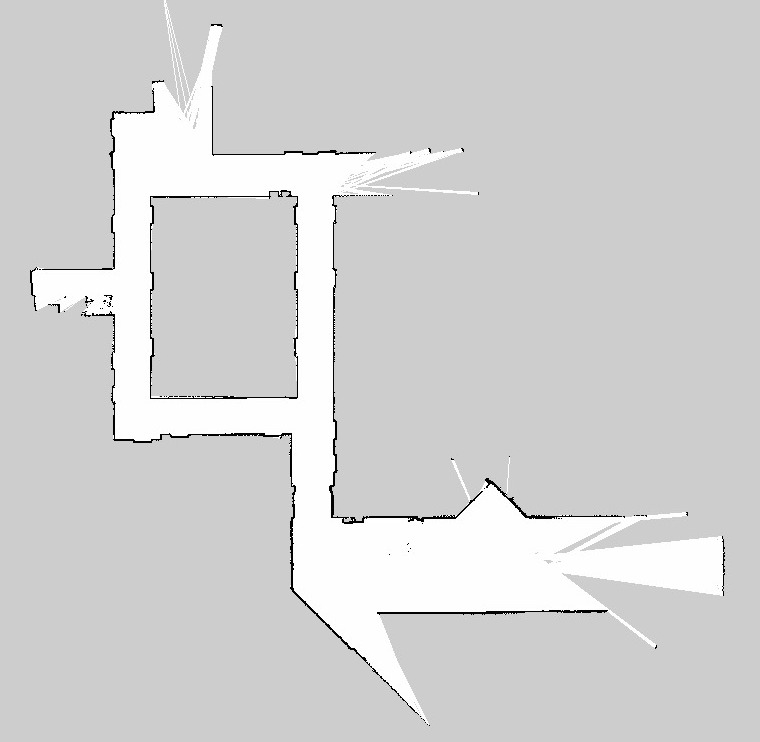
#> input picture knoy_demo_track.jpg, 760 x 742 px, found by its file name
$ python prm.py
#> lines starting #> are read from the running program, lines starting #| are printed output that depends on the picture
# The Graph class is inspired by ChatGPT
# and the dijkstra function is inspired by
# GeeksForGeeks
# imports
import sys
import cv2
import pickle
import numpy as np
import matplotlib.pyplot as plt
from scipy.spatial.distance import euclidean

# class PRM
class PRM:

    def __init__(self, vertices, track):
        self.vertices = vertices
        self.track = track
        self.adj_matrix = np.zeros((len(vertices), len(vertices)))

    # add edges between two vertices in the adjacency matrix
    def add_edge(self, v1, v2, weight):
        self.adj_matrix[v1][v2] = weight
        self.adj_matrix[v2][v1] = weight

    # calculate euclidean distance between two vertices
    def euclidean_distance(self, v1, v2):
        return euclidean(self.vertices[v1], self.vertices[v2])

    # create the graph
    def create_graph(self):
        # traverse each vertex
        for i in range(len(self.vertices)):
            # combinations with every other vertex
            for j in range(i+1, len(self.vertices)):
                # check if there is a valid edge between two vertices
                if self.is_valid_edge(i, j):
                    # calculate the euclidean distance
                    weight = self.euclidean_distance(i, j)
                    # add the edge in the graph
                    self.add_edge(i, j, weight)

    # function to check if an edge is valid
    def is_valid_edge(self, v1, v2):
        # get points in the line from one vertex to the other
        line_x, line_y = self.get_line(self.vertices[v1], self.vertices[v2])
        # traverse points in a line
        for i in range(len(line_x)):
            # check if every point is valid in the line
            if not self.is_valid_point(line_x[i], line_y[i]):
                return False
        return True

    # function to check if a point is valid on the track image
    def is_valid_point(self, x, y):
        # if the BGR values are greater than 205 i.e, it is white area
        # then return true
        if ((self.track[y][x][0] > 205) and (self.track[y][x][1] > 205) and (self.track[y][x][2] > 205)):
            return True
        return False

    # function to return points on a line
    def get_line(self, start, end):
        # get x and y components out of vertices
        start_x, start_y = start[0], start[1]
        end_x, end_y = end[0], end[1]
        # the number of points is the number of whole numbers between
        # points
        points = int(abs(end_x - start_x))
        # store points on a line in an array
        line_x = np.linspace(start_x, end_x, points+1, dtype=int)
        line_y = np.linspace(start_y, end_y, points+1, dtype=int)
        # return the array
        return line_x, line_y

    # plot the graph with all the valid edges
    def plot_graph(self):
        # show the track image
        plt.imshow(self.track)
        # traverse every vertex
        for i in range(len(self.vertices)):
            # combinations with rest of the vertices
            for j in range(i+1, len(self.vertices)):
                # if the weight is greater than 0
                # i.e, if there is a valid edge
                if self.adj_matrix[i][j] > 0:
                    # plot the edge
                    x1, y1 = self.vertices[i]
                    x2, y2 = self.vertices[j]
                    plt.plot([x1, x2], [y1, y2], '-g')
        # show the plot
        plt.show()

# function to generate random points
def selectPoints(image, numPoints):
    # to store the random vertices
    randomVertices = []
    # generate numPoints random points
    for i in range(numPoints):
        # select a random integer from 0 to length of image
        randX = np.random.randint(0, image.shape[1])
        # select a random integer from o to breadth of the image
        randY = np.random.randint(0, image.shape[0])
        # only add the vertex if it is valid
        if (image[randY][randX][0] > 205) and (image[randY][randX][1] > 205) and (image[randY][randX][2] > 205):
            randomVertices.append([randX, randY])
        # return the random vertices
    return randomVertices

# to indicate if the child does not have a parent
# i.e, no vertex leads up to that child
NO_PARENT = -1

def dijkstra(adjacency_matrix, start_vertex, vertices, track):
    # get the number of vertices
    n_vertices = len(adjacency_matrix[0])

    # shortest_distances[i] will hold the
    # shortest distance from start_vertex to i
    shortest_distances = [sys.maxsize] * n_vertices

    # added[i] will true if vertex i is
    # included in shortest path tree
    # or shortest distance from start_vertex to
    # i is finalized
    added = [False] * n_vertices

    # Initialize all distances as
    # INFINITE and added[] as false
    for vertex_index in range(n_vertices):
        shortest_distances[vertex_index] = sys.maxsize
        added[vertex_index] = False

    # Distance of source vertex from
    # itself is always 0
    shortest_distances[start_vertex] = 0

    # Parent array to store shortest
    # path tree
    parents = [-1] * n_vertices

    # The starting vertex does not
    # have a parent
    parents[start_vertex] = NO_PARENT

    # Find shortest path for all
    # vertices
    for i in range(1, n_vertices):
        # Pick the minimum distance vertex
        # from the set of vertices not yet
        # processed. nearest_vertex is
        # always equal to start_vertex in
        # first iteration.
        nearest_vertex = -1
        shortest_distance = sys.maxsize
        for vertex_index in range(n_vertices):
            if not added[vertex_index] and shortest_distances[vertex_index] < shortest_distance:
                nearest_vertex = vertex_index
                shortest_distance = shortest_distances[vertex_index]

        # Mark the picked vertex as
        # processed
        added[nearest_vertex] = True

        # Update dist value of the
        # adjacent vertices of the
        # picked vertex.
        for vertex_index in range(n_vertices):
            edge_distance = adjacency_matrix[nearest_vertex][vertex_index]

            if edge_distance > 0 and shortest_distance + edge_distance < shortest_distances[vertex_index]:
                parents[vertex_index] = nearest_vertex
                shortest_distances[vertex_index] = shortest_distance + edge_distance

    saveSol(adjacency_matrix, parents, vertices, track)

# function to save the solution into a pickle file
# and plot the paths
def saveSol(graph, parents, vertices, track):
    # to store the list of vertices leading upto
    # respective paths
    path1 = []
    path2 = []
    path1 = print_path(1, parents, path1)
    path2 = print_path(2, parents, path2)
    # open the pickle file and dump the paths
    with open('prm_path.pkl', 'wb') as f:
        pickle.dump(graph, f, 3)
        pickle.dump(path1, f, 3)
        pickle.dump(path2, f, 3)
    # plot the paths
    plt.imshow(track)
    path1X = []
    path1Y = []
    path2X = []
    path2Y = []
    for vertex in path1:
        x1, y1 = vertices[vertex]
        path1X.append(x1)
        path1Y.append(y1)
    for vertex in path2:
        x2, y2 = vertices[vertex]
        path2X.append(x2)
        path2Y.append(y2)
    plt.plot(path1X, path1Y, '-g')
    plt.plot(path2X, path2Y, '-r')
    plt.show()

# function to find the path
def print_path(current_vertex, parents, path):
    # Base case : Source node has
    # been processed
    if current_vertex == NO_PARENT:
        return
    # recursive call to explore the path back
    print_path(parents[current_vertex], parents, path)
    # add the vertex to a list and return it
    path.append(current_vertex)
    return path

def plotRandomPoints(image, vertices):
    plt.imshow(image)
    for vertex in vertices:
        plt.plot(vertex[0], vertex[1], 'rx')
    plt.show()

def main():
    # read in the track image
    demoTrack = cv2.imread("C:/Users/saura/Desktop/Purdue Classes/Spring 2023/MFET 442/Lab 10/knoy_demo_track.jpg")
#> demoTrack is the input picture: shape (742, 760, 3); min 0, max 255, mean 210.5
    # show the image
    plt.imshow(demoTrack)
    # start, goal1, and goal2 points were given
    startPoint = (485, 504)
    goal1 = (60, 277)
    goal2 = (125, 125)
    initialPts = [startPoint, goal1, goal2]
    # get the vertices randomly
    vertices = selectPoints(demoTrack, 501)
#> after the loop in selectPoints, `for i in range(numPoints):`: randomVertices = 96 pairs, first value 41 to 727, second value 28 to 706
#> vertices has the same summary as randomVertices in selectPoints
    # arrange them into an array
    vertices = np.vstack([initialPts, vertices])
#> vertices = 99 pairs, first value 41 to 727, second value 28 to 706
    plotRandomPoints(demoTrack, vertices)
#> the loop in plotRandomPoints, `for vertex in vertices:` made 99 passes
#> vertex on passes 1 to 12: [485, 504], [60, 277], [125, 125], [684, 559], [486, 551], [147, 423], [288, 265], [544, 543], [510, 459], [183, 28], [128, 128], [442, 543]
#> in plotRandomPoints, `plt.show()`:
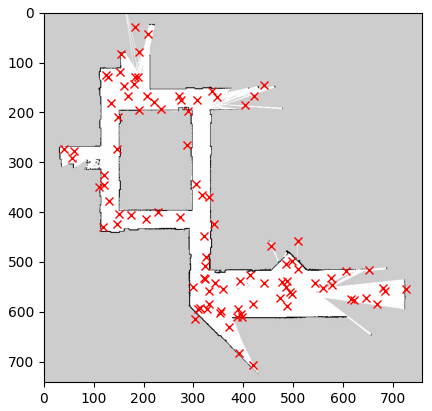
#> figure drawn by matplotlib, 1 panel
    # make the graph object
    prmGraph = PRM(vertices=vertices, track=demoTrack)
#> in __init__, `self.vertices = vertices`: self.vertices has the same summary as vertices in main
#> in __init__, `self.adj_matrix = np.zeros((len(vertices), len(vertices)))`: self.adj_matrix: shape (99, 99) float64; every value is 0
    # create the graph
    prmGraph.create_graph()
#> the loop in create_graph, `for i in range(len(self.vertices)):` made 99 passes
    # plot the graph
    prmGraph.plot_graph()
#> the loop in plot_graph, `for i in range(len(self.vertices)):` made 99 passes
#> in plot_graph, `plt.show()`:
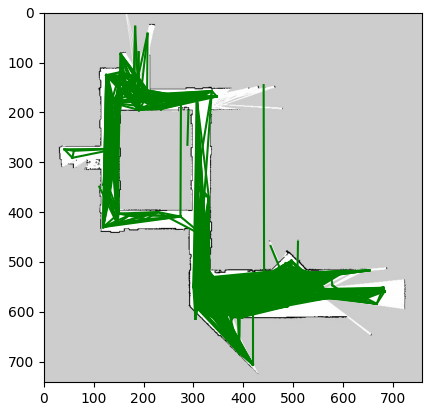
#> figure drawn by matplotlib, 1 panel
    # find the best path, save it, and plot it
    dijkstra(prmGraph.adj_matrix, 0, vertices, demoTrack)
#> in saveSol, `pickle.dump(graph, f, 3)`:
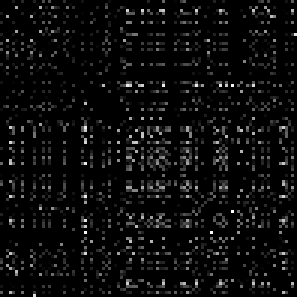
#> graph: shape (99, 99) float64 (shown 3 times larger); min 0, max 458.2, mean 23.6; drawn with min black and max white
#> the loop in saveSol, `for vertex in path1:` made 9 passes
#> vertex on passes 2 to 9: 11, 50, 34, 67, 68, 88, 35, 1
#> the loop in saveSol, `for vertex in path2:` made 9 passes
#> vertex on passes 2 to 9: 11, 50, 34, 67, 81, 20, 41, 2
#> in saveSol, `plt.show()`:
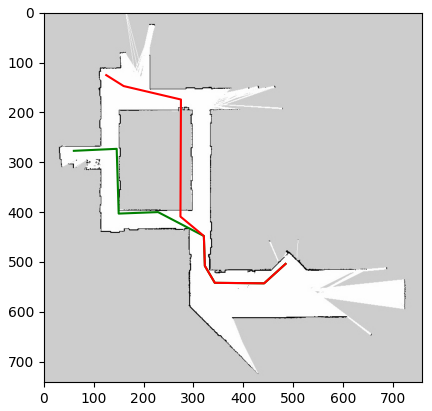
#> figure drawn by matplotlib, 1 panel

if __name__ == "__main__":
    main()
